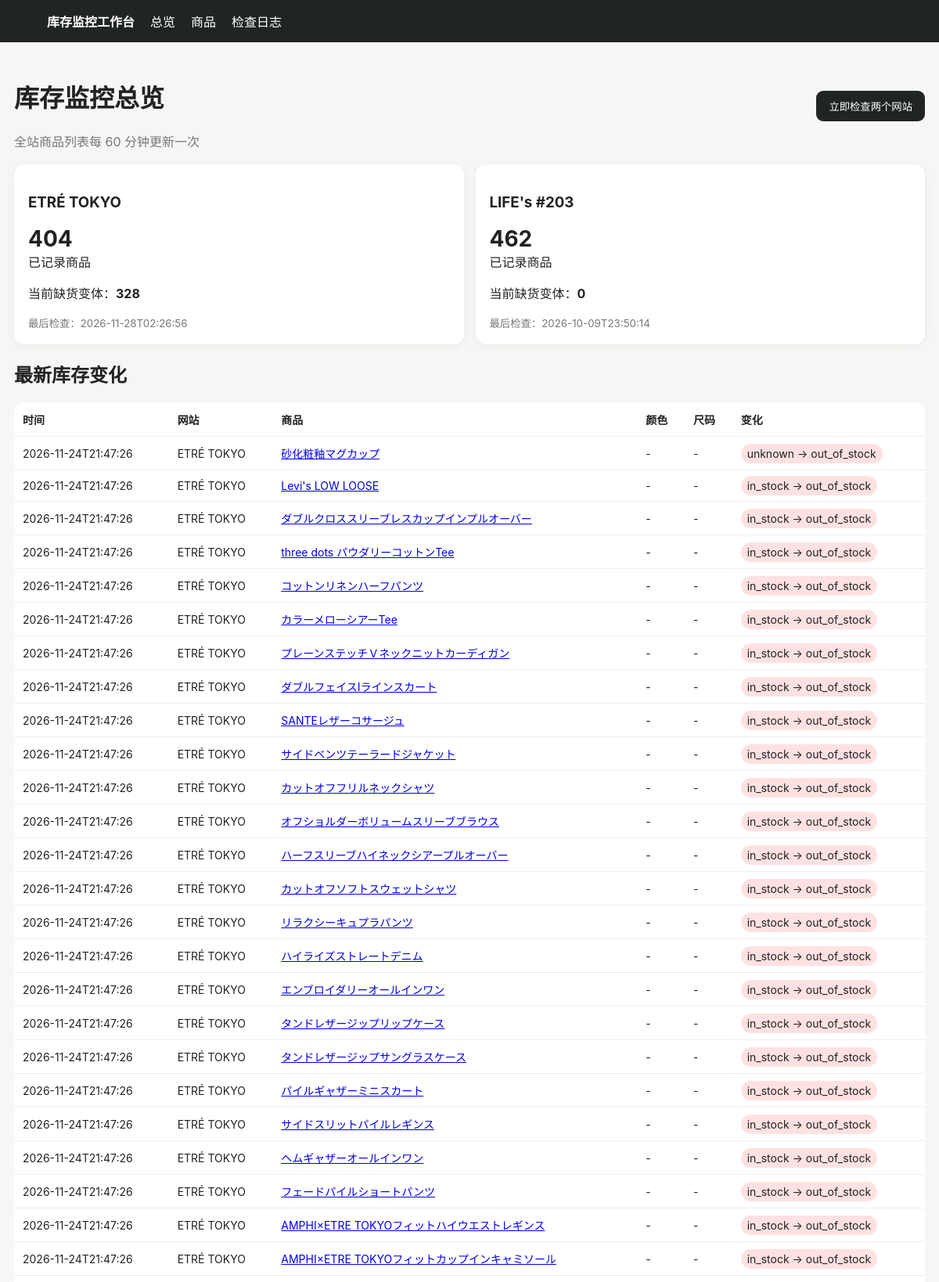
The page / (upper part) on the database its author committed.
### tables this page shows
CREATE TABLE products (
 id INTEGER PRIMARY KEY AUTOINCREMENT,
 site TEXT NOT NULL,
 url TEXT NOT NULL UNIQUE,
 name TEXT NOT NULL,
 price TEXT,
 image_url TEXT,
 first_seen TEXT NOT NULL,
 last_seen TEXT NOT NULL
);

### app/main.py (the view)
@app.get("/")
def dashboard(request: Request):
    with conn() as c:
        sites = c.execute("""
        SELECT p.site, COUNT(DISTINCT p.id) products,
        SUM(CASE WHEN v.status='out_of_stock' THEN 1 ELSE 0 END) out_count,
        MAX(v.last_checked) last_checked
        FROM products p LEFT JOIN variants v ON v.product_id=p.id
        GROUP BY p.site ORDER BY p.site
        """).fetchall()
        changes = c.execute("""
        SELECT ch.*,p.site,p.name,p.url,p.image_url
        FROM changes ch JOIN products p ON p.id=ch.product_id
        ORDER BY ch.detected_at DESC LIMIT 100
        """).fetchall()
        runs = c.execute("SELECT * FROM runs ORDER BY id DESC LIMIT 20").fetchall()
    return templates.TemplateResponse("dashboard.html", {"request":request,"sites":sites,"changes":changes,"runs":runs})

### app/templates/dashboard.html (shortened to what this page needs)
{% extends "base.html" %}{% block content %}
<div class="top"><div><h1>库存监控总览</h1><div class="muted">全站商品列表每 60 分钟更新一次</div></div>
<form method="post" action="/run"><button>立即检查两个网站</button></form></div>
<div class="grid">{% for s in sites %}<div class="card"><h3>{{s.site}}</h3><div class="big">{{s.products or 0}}</div><div>已记录商品</div><p>当前缺货变体：<b>{{s.out_count or 0}}</b></p><small class="muted">最后检查：{{s.last_checked or "尚未检查"}}</small></div>{% endfor %}</div>
<h2>最新库存变化</h2><table><tr><th>时间</th><th>网站</th><th>商品</th><th>颜色</th><th>尺码</th><th>变化</th></tr>
{% for x in changes %}<tr><td>{{x.detected_at}}</td><td>{{x.site}}</td><td><a href="/product/{{x.product_id}}">{{x.name}}</a></td><td>{{x.color or "-"}}</td><td>{{x.size or "-"}}</td><td><span class="badge {{x.new_status}}">{{x.old_status}} → {{x.new_status}}</span></td></tr>{% else %}<tr><td colspan="6">第一次扫描后这里会显示变化。首次建立库存快照不会产生变化提醒。</td></tr>{% endfor %}</table>
{% endblock %}

### app/templates/base.html (style rules this page uses)
body { font-family:-apple-system,BlinkMacSystemFont,"Segoe UI",sans-serif;background:#f6f6f4;color:#222;margin:0 }
.grid { display:grid;grid-template-columns:repeat(auto-fit,minmax(240px,1fr));gap:15px }
.card { background:#fff;border-radius:14px;padding:18px;box-shadow:0 2px 12px #0000000d }
.big { font-size:28px;font-weight:700 }
button { background:#202522;color:#fff;border:0;border-radius:9px;padding:10px 16px;cursor:pointer }
table { width:100%;border-collapse:collapse;background:#fff;border-radius:12px;overflow:hidden }
th,td { padding:11px;border-bottom:1px solid #eee;text-align:left;font-size:14px }
.badge { padding:4px 8px;border-radius:999px;background:#eee }
.out_of_stock { background:#ffe1e1 }
.muted { color:#777 }
.top { display:flex;justify-content:space-between;align-items:center;margin-bottom:18px }

### rows shown on the page
products: detected_at "2026-11-24T21:47:26", site "ETRÉ TOKYO", name "砂化粧釉マグカップ", color "-", size "-", old_status "unknown", new_status "out_of_stock"
products: detected_at "2026-11-24T21:47:26", site "ETRÉ TOKYO", name "Levi's LOW LOOSE", color "-", size "-", old_status "in_stock", new_status "out_of_stock"
products: detected_at "2026-11-24T21:47:26", site "ETRÉ TOKYO", name "ダブルクロススリーブレスカップインプルオーバー", color "-", size "-", old_status "in_stock", new_status "out_of_stock"
products: detected_at "2026-11-24T21:47:26", site "ETRÉ TOKYO", name "three dots パウダリーコットンTee", color "-", size "-", old_status "in_stock", new_status "out_of_stock"
products: detected_at "2026-11-24T21:47:26", site "ETRÉ TOKYO", name "コットンリネンハーフパンツ", color "-", size "-", old_status "in_stock", new_status "out_of_stock"
products: detected_at "2026-11-24T21:47:26", site "ETRÉ TOKYO", name "カラーメローシアーTee", color "-", size "-", old_status "in_stock", new_status "out_of_stock"
products: detected_at "2026-11-24T21:47:26", site "ETRÉ TOKYO", name "プレーンステッチＶネックニットカーディガン", color "-", size "-", old_status "in_stock", new_status "out_of_stock"
products: detected_at "2026-11-24T21:47:26", site "ETRÉ TOKYO", name "ダブルフェイスIラインスカート", color "-", size "-", old_status "in_stock", new_status "out_of_stock"
products: detected_at "2026-11-24T21:47:26", site "ETRÉ TOKYO", name "SANTEレザーコサージュ", color "-", size "-", old_status "in_stock", new_status "out_of_stock"
products: detected_at "2026-11-24T21:47:26", site "ETRÉ TOKYO", name "サイドベンツテーラードジャケット", color "-", size "-", old_status "in_stock", new_status "out_of_stock"
products: detected_at "2026-11-24T21:47:26", site "ETRÉ TOKYO", name "カットオフフリルネックシャツ", color "-", size "-", old_status "in_stock", new_status "out_of_stock"
products: detected_at "2026-11-24T21:47:26", site "ETRÉ TOKYO", name "オフショルダーボリュームスリーブブラウス", color "-", size "-", old_status "in_stock", new_status "out_of_stock"
products: detected_at "2026-11-24T21:47:26", site "ETRÉ TOKYO", name "ハーフスリーブハイネックシアープルオーバー", color "-", size "-", old_status "in_stock", new_status "out_of_stock"
products: detected_at "2026-11-24T21:47:26", site "ETRÉ TOKYO", name "カットオフソフトスウェットシャツ", color "-", size "-", old_status "in_stock", new_status "out_of_stock"
products: detected_at "2026-11-24T21:47:26", site "ETRÉ TOKYO", name "リラクシーキュプラパンツ", color "-", size "-", old_status "in_stock", new_status "out_of_stock"
products: detected_at "2026-11-24T21:47:26", site "ETRÉ TOKYO", name "ハイライズストレートデニム", color "-", size "-", old_status "in_stock", new_status "out_of_stock"
products: detected_at "2026-11-24T21:47:26", site "ETRÉ TOKYO", name "エンブロイダリーオールインワン", color "-", size "-", old_status "in_stock", new_status "out_of_stock"
products: detected_at "2026-11-24T21:47:26", site "ETRÉ TOKYO", name "タンドレザージップリップケース", color "-", size "-", old_status "in_stock", new_status "out_of_stock"
products: detected_at "2026-11-24T21:47:26", site "ETRÉ TOKYO", name "タンドレザージップサングラスケース", color "-", size "-", old_status "in_stock", new_status "out_of_stock"
products: detected_at "2026-11-24T21:47:26", site "ETRÉ TOKYO", name "パイルギャザーミニスカート", color "-", size "-", old_status "in_stock", new_status "out_of_stock"
products: detected_at "2026-11-24T21:47:26", site "ETRÉ TOKYO", name "サイドスリットパイルレギンス", color "-", size "-", old_status "in_stock", new_status "out_of_stock"
products: detected_at "2026-11-24T21:47:26", site "ETRÉ TOKYO", name "ヘムギャザーオールインワン", color "-", size "-", old_status "in_stock", new_status "out_of_stock"
products: detected_at "2026-11-24T21:47:26", site "ETRÉ TOKYO", name "フェードパイルショートパンツ", color "-", size "-", old_status "in_stock", new_status "out_of_stock"
products: detected_at "2026-11-24T21:47:26", site "ETRÉ TOKYO", name "AMPHI×ETRE TOKYOフィットハイウエストレギンス", color "-", size "-", old_status "in_stock", new_status "out_of_stock"
products: detected_at "2026-11-24T21:47:26", site "ETRÉ TOKYO", name "AMPHI×ETRE TOKYOフィットカップインキャミソール", color "-", size "-", old_status "in_stock", new_status "out_of_stock"

### other values the page prints
{{ s.site }} "ETRÉ TOKYO" "LIFE's #203"
{{ s.products or 0 }} "404" "462"
{{ s.out_count or 0 }} "328" "0"
{{ s.last_checked or "尚未检查" }} "2026-11-28T02:26:56" "2026-10-09T23:50:14"
